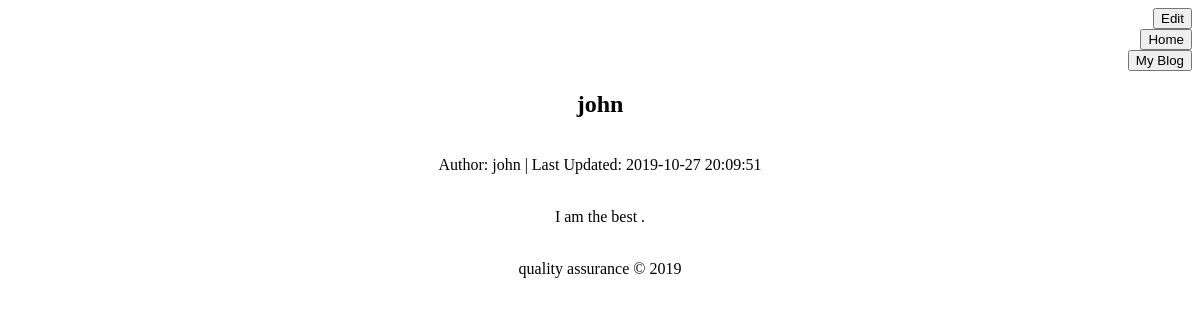
The app's page /1/1 (signed in), older data.
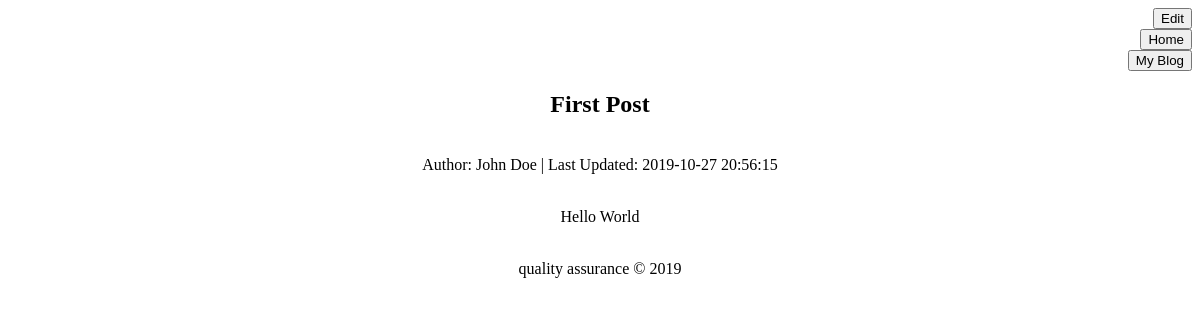
The same page, newer data.
### tables this page shows
CREATE TABLE blogs (
  blogid INTEGER PRIMARY KEY AUTOINCREMENT,
  userid INTEGER NOT NULL,
  author TEXT NOT NULL,
  title TEXT UNIQUE NOT NULL,
  content TEXT NOT NULL,
  lastupdated TIMESTAMP NOT NULL DEFAULT CURRENT_TIMESTAMP,
  FOREIGN KEY (userid) REFERENCES users (userid)
);

### app.py (the view, shortened to what this page needs)
@app.route("/<userid>/<blogid>")
def post(userid, blogid):
    if "isloggedin" in session:
        author = get("blogs", "author", "WHERE blogid = '%s'" % blogid)[0][0]
        title = get("blogs", "title", "WHERE blogid = '%s'" % blogid)[0][0]
        content = get("blogs", "content", "WHERE blogid = '%s'" % blogid)[0][0]
        lastupdated = get("blogs", "lastupdated", "WHERE blogid = '%s'" % blogid)[0][0]
        return render_template(
            "post.html",
            canedit = True,
            userid = userid,
            blogid = blogid,
            content = content,
            author = author,
            title = title,
            lastupdated = lastupdated
        )
    return redirect("/")

### app.py (called while the page is built)
@app.before_request
def database_connection():
    conn()
    try:
        g.username = request.args["username"]
        g.password = request.args["password"]
        g.creds = g.username and g.password
    except:
        pass

@app.teardown_request
def close_database_connection(Exception):
    close()
    try:
        g.pop("username", None)
        g.pop("password", None)
        g.pop("creds", None)
    except:
        pass

### utl/dbconn.py (called while the page is built)
def conn():
    if "db" not in g:
        g.db = connect(current_app.config["DATABASE"])

def close():
    db = getattr(g, "db", None)
    if db is not None:
        db.close()

### utl/dbfunc.py (called while the page is built)
def get(tbl_name, column, conditional=""):
    cur = g.db.cursor()
    cur.execute("SELECT %s FROM %s %s" % (column, tbl_name, conditional))
    values = cur.fetchall()
    cur.close()
    return [list(value) for value in values]

### templates/post.html (shortened to what this page needs)
{% extends "base.html" %}
{% block body %}
<div align="right">
    {% if canedit %}
    <form action="{{ url_for('edit', userid = userid, blogid = blogid, title = title, content = content) }}">
        <input type="submit" value="Edit">
    </form>
    {% endif %}
    <form action="/home">
        <input type="submit" value="Home">
    </form>
    <form action="/myblog">
        <input type="submit" value="My Blog">
    </form>
</div>
<div align="center">
    <h2> {{ title }} </h2>
    <br>
    <italic> Author: {{ author }} | Last Updated: {{ lastupdated }} </italic>
    <br>
    <br>
    <p> {{ content }} </p>
    <br>
</div>
{% endblock %}

### templates/base.html (shortened to what this page needs)
<!DOCTYPE html>
<html lang="en">
{% block header %}
<head>
</head>
{% endblock %}
<body>
    <content>
        {% block body %}{% endblock %}
    </content>
    <footer>
        {% block footer %}
        <center> quality assurance &copy; 2019 </center>
        {% endblock %}
    </footer>
</body>
</html>

Row changes from the older to the newer data that the page shows:
changed blogs: title "john" → "First Post"; author "john" → "John Doe"; lastupdated "2019-10-27 20:09:51" → "2019-10-27 20:56:15"; content "I am the best ." → "Hello World"
